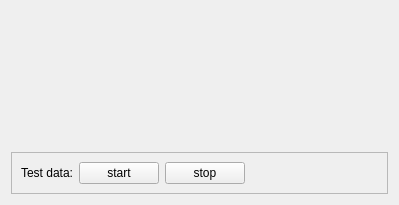
<?xml version="1.0" encoding="UTF-8"?>
<ui version="4.0">
 <class>MainBox</class>
 <widget class="QWidget" name="MainBox">
  <property name="geometry">
   <rect>
    <x>0</x>
    <y>0</y>
    <width>399</width>
    <height>205</height>
   </rect>
  </property>
  <property name="windowTitle">
   <string>Dialog</string>
  </property>
  <layout class="QVBoxLayout" name="verticalLayout">
   <item>
    <widget class="OscilloscopeBox" name="oscilloscope_widget" native="true"/>
   </item>
   <item>
    <widget class="QFrame" name="frame">
     <property name="sizePolicy">
      <sizepolicy hsizetype="Preferred" vsizetype="Fixed">
       <horstretch>0</horstretch>
       <verstretch>0</verstretch>
      </sizepolicy>
     </property>
     <property name="frameShape">
      <enum>QFrame::StyledPanel</enum>
     </property>
     <property name="frameShadow">
      <enum>QFrame::Raised</enum>
     </property>
     <layout class="QHBoxLayout" name="horizontalLayout">
      <item>
       <widget class="QLabel" name="label">
        <property name="sizePolicy">
         <sizepolicy hsizetype="Fixed" vsizetype="Preferred">
          <horstretch>0</horstretch>
          <verstretch>0</verstretch>
         </sizepolicy>
        </property>
        <property name="text">
         <string>Test data:</string>
        </property>
       </widget>
      </item>
      <item>
       <widget class="QPushButton" name="btn_start">
        <property name="text">
         <string>start</string>
        </property>
       </widget>
      </item>
      <item>
       <widget class="QPushButton" name="btn_stop">
        <property name="text">
         <string>stop</string>
        </property>
       </widget>
      </item>
      <item>
       <spacer name="horizontalSpacer">
        <property name="orientation">
         <enum>Qt::Horizontal</enum>
        </property>
        <property name="sizeHint" stdset="0">
         <size>
          <width>40</width>
          <height>20</height>
         </size>
        </property>
       </spacer>
      </item>
     </layout>
    </widget>
   </item>
  </layout>
 </widget>
 <customwidgets>
  <customwidget>
   <class>OscilloscopeBox</class>
   <extends>QWidget</extends>
   <header>oscilloscopebox.hpp</header>
   <container>1</container>
  </customwidget>
 </customwidgets>
 <resources/>
 <connections/>
</ui>
